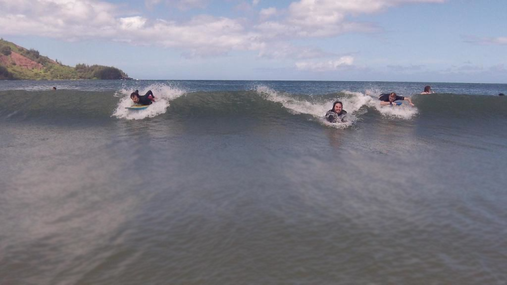
#> input picture someimage.png, 507 x 285 px
$ python Assgn3.py
#> lines starting #> are read from the running program, lines starting #| are printed output that depends on the picture
__author__ = 'schang'

from pylab import *
from skimage import img_as_float

def main():
    img = imread("someimage.png")
#> img is the input picture: shape (285, 507, 3) float32; mean R, G, B 0.5, 0.502, 0.545
    img = img_as_float(img)
    w, h = img.shape[:2]
#> w = 285; h = 507
    R = img[:,:,0]
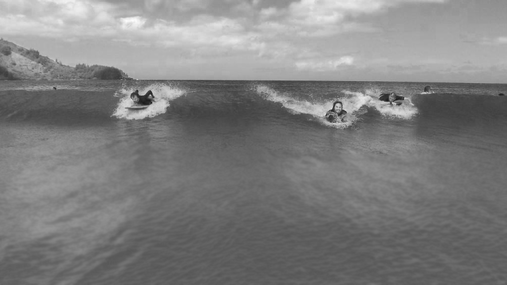
#> R: shape (285, 507) float32; min 0.0941, max 0.992, mean 0.501
    G = img[:,:,1]
    B = img[:,:,2]
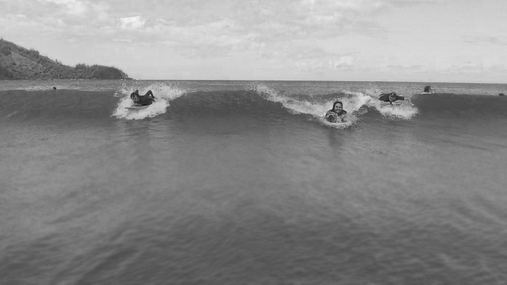
#> B: shape (285, 507) float32; min 0.0902, max 0.957, mean 0.544
    figure()
    gray()
    subplot(1,4,1); imshow(img); title("RGB")
    subplot(1,4,2); imshow(R); title("Red")
    subplot(1,4,3); imshow(G); title("Green")
    subplot(1,4,4); imshow(B); title("Blue")
    show()
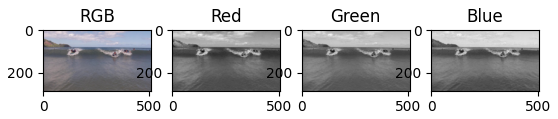
#> figure drawn by matplotlib, 4 panels
    pass

if __name__ == '__main__':
    main()
